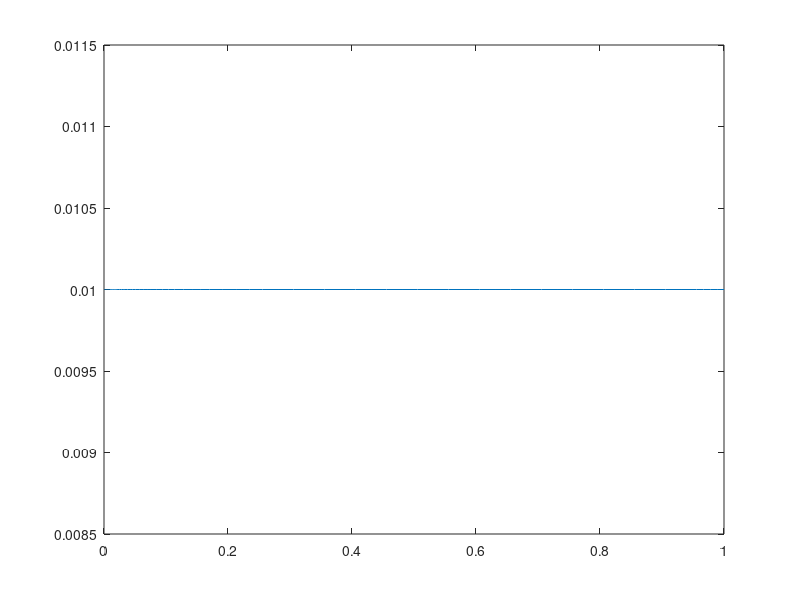
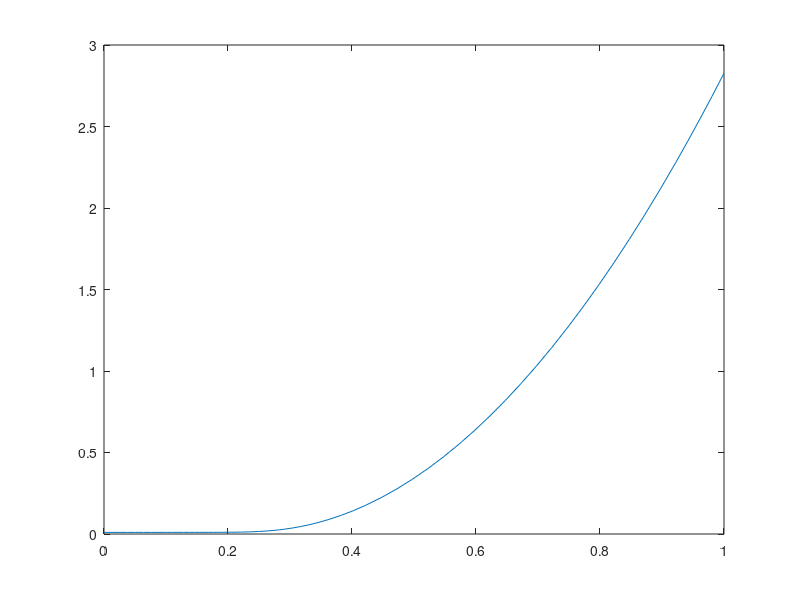
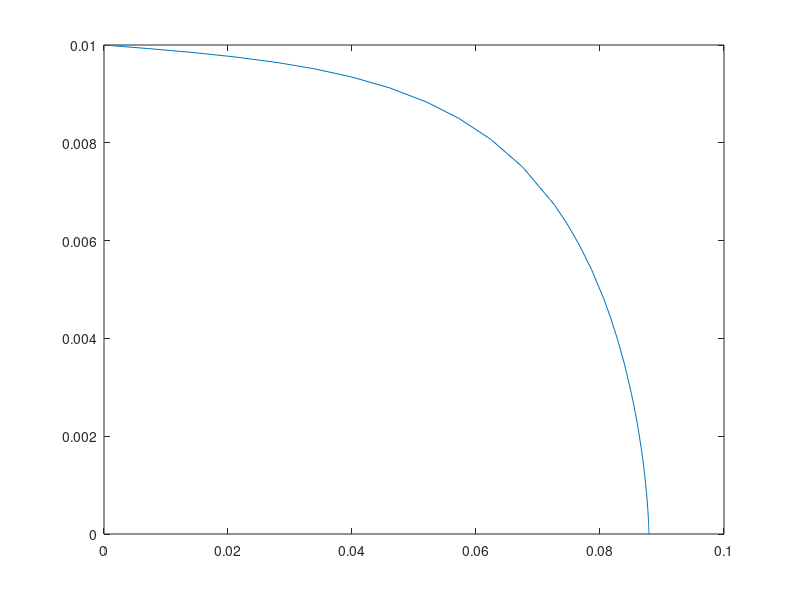
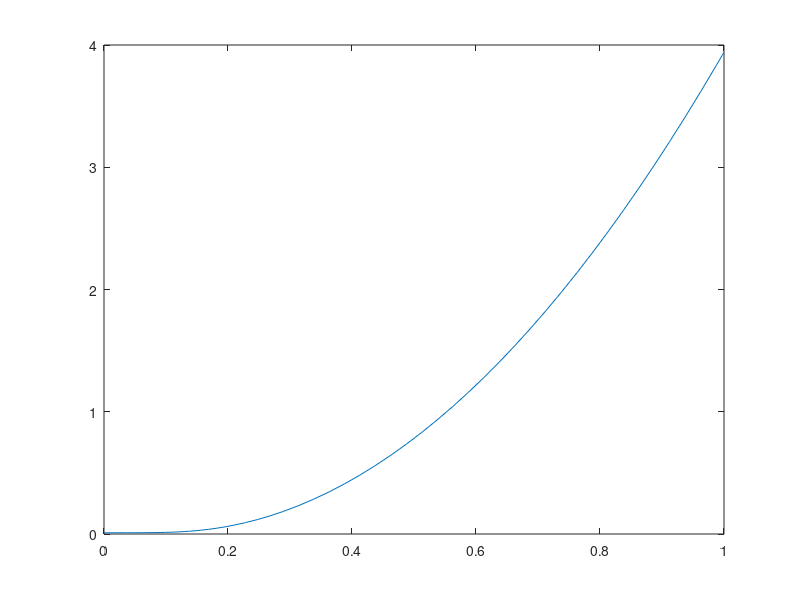

MATLAB code for these plots, in order:
%%%%%%%%%%%%%%%%%%%%%%%%%%%%%%%%%%%%%%%%%%%%%%%%%%%%%%%%%%%%%%%%%%%%%%%%%%%
%% MagLev DYNAMICS SIMLUATION
%%%%%%%%%%%%%%%%%%%%%%%%%%%%%%%%%%%%%%%%%%%%%%%%%%%%%%%%%%%%%%%%%%%%%%%%%%%
% Evan Sharafuddin, Izzy Collins, Gabe Garcia
% 3/19/2025

clear
clc
close all

%%% define model parameters
% electromechanical constant
% K = 1.2425e-5; % [N-A^2/m^2] TODO might want to verify this value further
               %             TODO need to find exact weight of the ball we used
K = 9.7091e-06;
% mass of ball
m = 0.008369;  % [kg]        TODO need to measure this
% commanded equilibrium position of ball
x0 = 10; % [mm]
% gravitational constant
g = 9.81; % [m/s^2]

%%% adjust model parameters
x0 = x0 / 1e3; % [mm] -> [m]

%%% determine equilibrium current value
i0 = sqrt( m*g*x0^2 / K ); % A

%% STEP 1: Determine governing differential equation for the MagLev system
% represent as a system of first-order ODEs
dx_dt = @(t, x) [x(2)                ; 
                 -K/m * (i0/x(1))^2 + g]; % NOTE sign error in overleaf fixed here
tspan = [0 1];

% start at X, no initial velocity
[t, y] = ode45(dx_dt, tspan, [x0 0]);
figure, plot(t, y(:,1))

% start at X, small initial velocity away from magnet
[t, y] = ode45(dx_dt, tspan, [x0 0.00001]);
figure, plot(t, y(:,1))

% start at X, small initial velocity toward magnet
[t, y] = ode45(dx_dt, tspan, [x0 -0.01]);
figure, plot(t, y(:,1))

% start at small distance from X away from magnet
[t, y] = ode45(dx_dt, tspan, [x0+0.0001 0]);
figure, plot(t, y(:,1))

% start at small distance from X towards magnet
[t, y] = ode45(dx_dt, tspan, [x0-0.0001 0]);
figure, plot(t, y(:,1))

%% STEP 2: Hand tune a PID controller
% Create plant and controller transfer functions
s = tf('s');

Kp = 100;
Ki = 100;
Kd = 100;

a_21 = 2*K*i0^2 / (m*x0^3);
b_2 = 2*K*i0 / (m*x0^2);

P = b_2 / ( s*(s-a_21) ); % plant
Kt = Kp + Ki/s + Kd*s; % controller

% simulate open loop response at rest
t = linspace(0, 1, 1e3);
y = lsim(P, zeros(size(t)), t);
figure, plot(t,y)

% simulate impulse imput
u = zeros(size(t));
u(1) = 1;
y = lsim(P,u,t);
figure, plot(t,y)

% add control
cl = minreal((P*Kt)/(1+P*Kt));
u = ones(size(t)) * 0.005; % go 5 mm away from equilib
y = lsim(cl, u, t);
figure, plot(t, y)

%% STEP 3: Simulate noise, sensor bandwidth, and filtering